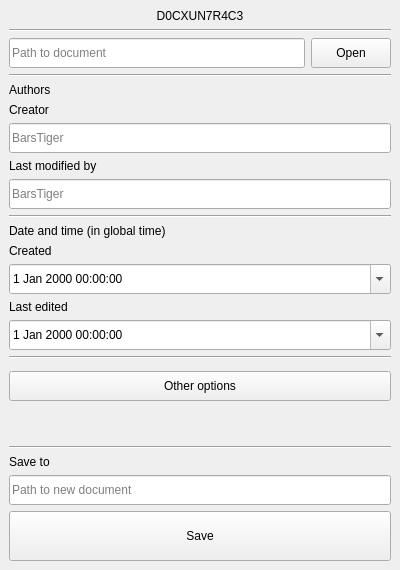
<?xml version="1.0" encoding="UTF-8"?>
<ui version="4.0">
 <class>MainWindow</class>
 <widget class="QMainWindow" name="MainWindow">
  <property name="geometry">
   <rect>
    <x>0</x>
    <y>0</y>
    <width>400</width>
    <height>570</height>
   </rect>
  </property>
  <property name="windowTitle">
   <string>D0CXUN7R4C3</string>
  </property>
  <property name="windowIcon">
   <iconset resource="images.qrc">
    <normaloff>:/img/img/icon.ico</normaloff>:/img/img/icon.ico</iconset>
  </property>
  <property name="styleSheet">
   <string notr="true"/>
  </property>
  <widget class="QWidget" name="centralwidget">
   <layout class="QVBoxLayout" name="verticalLayout">
    <item>
     <widget class="QLabel" name="docxuntracelabel">
      <property name="sizePolicy">
       <sizepolicy hsizetype="Minimum" vsizetype="Minimum">
        <horstretch>0</horstretch>
        <verstretch>0</verstretch>
       </sizepolicy>
      </property>
      <property name="styleSheet">
       <string notr="true">font: 87 30pt &quot;Segoe UI Black&quot;;</string>
      </property>
      <property name="text">
       <string>D0CXUN7R4C3</string>
      </property>
      <property name="alignment">
       <set>Qt::AlignCenter</set>
      </property>
     </widget>
    </item>
    <item>
     <widget class="Line" name="line_name_top_openfile">
      <property name="orientation">
       <enum>Qt::Horizontal</enum>
      </property>
     </widget>
    </item>
    <item>
     <widget class="QWidget" name="path_to_original_widget" native="true">
      <layout class="QHBoxLayout" name="horizontalLayout">
       <property name="leftMargin">
        <number>0</number>
       </property>
       <property name="topMargin">
        <number>0</number>
       </property>
       <property name="rightMargin">
        <number>0</number>
       </property>
       <property name="bottomMargin">
        <number>0</number>
       </property>
       <item>
        <widget class="QLineEdit" name="path_to_original_box">
         <property name="sizePolicy">
          <sizepolicy hsizetype="Expanding" vsizetype="Fixed">
           <horstretch>0</horstretch>
           <verstretch>0</verstretch>
          </sizepolicy>
         </property>
         <property name="minimumSize">
          <size>
           <width>0</width>
           <height>30</height>
          </size>
         </property>
         <property name="placeholderText">
          <string>Path to document</string>
         </property>
        </widget>
       </item>
       <item>
        <widget class="QPushButton" name="open_document_button">
         <property name="minimumSize">
          <size>
           <width>80</width>
           <height>30</height>
          </size>
         </property>
         <property name="text">
          <string>Open</string>
         </property>
        </widget>
       </item>
      </layout>
     </widget>
    </item>
    <item>
     <widget class="Line" name="line_openfile_authors">
      <property name="orientation">
       <enum>Qt::Horizontal</enum>
      </property>
     </widget>
    </item>
    <item>
     <widget class="QWidget" name="authors_widget" native="true">
      <layout class="QVBoxLayout" name="verticalLayout_2">
       <property name="spacing">
        <number>6</number>
       </property>
       <property name="leftMargin">
        <number>0</number>
       </property>
       <property name="topMargin">
        <number>0</number>
       </property>
       <property name="rightMargin">
        <number>0</number>
       </property>
       <property name="bottomMargin">
        <number>0</number>
       </property>
       <item>
        <widget class="QLabel" name="authors_label">
         <property name="text">
          <string>Authors</string>
         </property>
        </widget>
       </item>
       <item>
        <widget class="QLabel" name="creator_label">
         <property name="text">
          <string>Creator</string>
         </property>
        </widget>
       </item>
       <item>
        <widget class="QLineEdit" name="creator_box">
         <property name="minimumSize">
          <size>
           <width>0</width>
           <height>30</height>
          </size>
         </property>
         <property name="placeholderText">
          <string>BarsTiger</string>
         </property>
        </widget>
       </item>
       <item>
        <widget class="QLabel" name="last_modified_by_label">
         <property name="text">
          <string>Last modified by</string>
         </property>
        </widget>
       </item>
       <item>
        <widget class="QLineEdit" name="last_modified_by_box">
         <property name="minimumSize">
          <size>
           <width>0</width>
           <height>30</height>
          </size>
         </property>
         <property name="placeholderText">
          <string>BarsTiger</string>
         </property>
        </widget>
       </item>
      </layout>
     </widget>
    </item>
    <item>
     <widget class="Line" name="line_authors_datetime">
      <property name="orientation">
       <enum>Qt::Horizontal</enum>
      </property>
     </widget>
    </item>
    <item>
     <widget class="QWidget" name="date_edit_widget" native="true">
      <layout class="QVBoxLayout" name="verticalLayout_3">
       <property name="leftMargin">
        <number>0</number>
       </property>
       <property name="topMargin">
        <number>0</number>
       </property>
       <property name="rightMargin">
        <number>0</number>
       </property>
       <property name="bottomMargin">
        <number>0</number>
       </property>
       <item>
        <widget class="QLabel" name="dateandtime_label">
         <property name="text">
          <string>Date and time (in global time)</string>
         </property>
        </widget>
       </item>
       <item>
        <widget class="QLabel" name="dateandtime_created_label">
         <property name="text">
          <string>Created</string>
         </property>
        </widget>
       </item>
       <item>
        <widget class="QDateTimeEdit" name="dateandtime_created_box">
         <property name="minimumSize">
          <size>
           <width>0</width>
           <height>30</height>
          </size>
         </property>
         <property name="calendarPopup">
          <bool>true</bool>
         </property>
        </widget>
       </item>
       <item>
        <widget class="QLabel" name="dateandtime_edited_label">
         <property name="text">
          <string>Last edited</string>
         </property>
        </widget>
       </item>
       <item>
        <widget class="QDateTimeEdit" name="dateandtime_edited_box">
         <property name="minimumSize">
          <size>
           <width>0</width>
           <height>30</height>
          </size>
         </property>
         <property name="calendarPopup">
          <bool>true</bool>
         </property>
        </widget>
       </item>
      </layout>
     </widget>
    </item>
    <item>
     <widget class="Line" name="line_datetime_other">
      <property name="orientation">
       <enum>Qt::Horizontal</enum>
      </property>
     </widget>
    </item>
    <item>
     <widget class="QWidget" name="other_properties_widget" native="true">
      <property name="maximumSize">
       <size>
        <width>16777215</width>
        <height>0</height>
       </size>
      </property>
      <layout class="QVBoxLayout" name="verticalLayout_4">
       <property name="leftMargin">
        <number>0</number>
       </property>
       <property name="topMargin">
        <number>0</number>
       </property>
       <property name="rightMargin">
        <number>0</number>
       </property>
       <property name="bottomMargin">
        <number>0</number>
       </property>
       <item>
        <widget class="QLabel" name="other_label">
         <property name="text">
          <string>Other</string>
         </property>
        </widget>
       </item>
       <item>
        <widget class="QLabel" name="revision_label">
         <property name="text">
          <string>Revision</string>
         </property>
        </widget>
       </item>
       <item>
        <widget class="QLineEdit" name="revision_box">
         <property name="minimumSize">
          <size>
           <width>0</width>
           <height>30</height>
          </size>
         </property>
         <property name="placeholderText">
          <string>0</string>
         </property>
        </widget>
       </item>
       <item>
        <widget class="QLabel" name="template_label">
         <property name="text">
          <string>Template</string>
         </property>
        </widget>
       </item>
       <item>
        <widget class="QLineEdit" name="template_box">
         <property name="minimumSize">
          <size>
           <width>0</width>
           <height>30</height>
          </size>
         </property>
         <property name="placeholderText">
          <string>Normal.dotm</string>
         </property>
        </widget>
       </item>
       <item>
        <widget class="QLabel" name="pages_words_symbols_label">
         <property name="text">
          <string>Pages - Words - Symbols - Lines - Paragraphs</string>
         </property>
        </widget>
       </item>
       <item>
        <widget class="QWidget" name="pages_words_symbols_widget" native="true">
         <layout class="QHBoxLayout" name="horizontalLayout_2">
          <property name="leftMargin">
           <number>0</number>
          </property>
          <property name="topMargin">
           <number>0</number>
          </property>
          <property name="rightMargin">
           <number>0</number>
          </property>
          <property name="bottomMargin">
           <number>0</number>
          </property>
          <item>
           <widget class="QSpinBox" name="pages_box"/>
          </item>
          <item>
           <widget class="QSpinBox" name="words_box"/>
          </item>
          <item>
           <widget class="QSpinBox" name="symbols_box"/>
          </item>
          <item>
           <widget class="QSpinBox" name="lines_box"/>
          </item>
          <item>
           <widget class="QSpinBox" name="paragraphs_box"/>
          </item>
         </layout>
        </widget>
       </item>
       <item>
        <widget class="QLabel" name="application_name_label">
         <property name="text">
          <string>Application</string>
         </property>
        </widget>
       </item>
       <item>
        <widget class="QLineEdit" name="application_name_box">
         <property name="minimumSize">
          <size>
           <width>0</width>
           <height>30</height>
          </size>
         </property>
         <property name="placeholderText">
          <string>Microsoft Office Word</string>
         </property>
        </widget>
       </item>
       <item>
        <widget class="QLabel" name="custom_edit_time_label">
         <property name="text">
          <string>Custom edit time (min)</string>
         </property>
        </widget>
       </item>
       <item>
        <widget class="QSpinBox" name="custom_edit_time_box">
         <property name="minimumSize">
          <size>
           <width>0</width>
           <height>30</height>
          </size>
         </property>
         <property name="minimum">
          <number>-2147483647</number>
         </property>
         <property name="maximum">
          <number>2147483647</number>
         </property>
        </widget>
       </item>
      </layout>
     </widget>
    </item>
    <item>
     <widget class="QPushButton" name="expand_other_options_button">
      <property name="minimumSize">
       <size>
        <width>0</width>
        <height>30</height>
       </size>
      </property>
      <property name="text">
       <string>Other options</string>
      </property>
     </widget>
    </item>
    <item>
     <spacer name="spacer_content_to_save">
      <property name="orientation">
       <enum>Qt::Vertical</enum>
      </property>
      <property name="sizeHint" stdset="0">
       <size>
        <width>20</width>
        <height>40</height>
       </size>
      </property>
     </spacer>
    </item>
    <item>
     <widget class="Line" name="line_options_save">
      <property name="orientation">
       <enum>Qt::Horizontal</enum>
      </property>
     </widget>
    </item>
    <item>
     <widget class="QLabel" name="save_to_label">
      <property name="text">
       <string>Save to</string>
      </property>
     </widget>
    </item>
    <item>
     <widget class="QLineEdit" name="save_to_box">
      <property name="minimumSize">
       <size>
        <width>0</width>
        <height>30</height>
       </size>
      </property>
      <property name="placeholderText">
       <string>Path to new document</string>
      </property>
     </widget>
    </item>
    <item>
     <widget class="QPushButton" name="save_button">
      <property name="minimumSize">
       <size>
        <width>0</width>
        <height>50</height>
       </size>
      </property>
      <property name="styleSheet">
       <string notr="true">font: 20pt &quot;Segoe UI Black&quot;;</string>
      </property>
      <property name="text">
       <string>Save</string>
      </property>
     </widget>
    </item>
   </layout>
  </widget>
 </widget>
 <resources>
  <include location="images.qrc"/>
 </resources>
 <connections/>
</ui>
